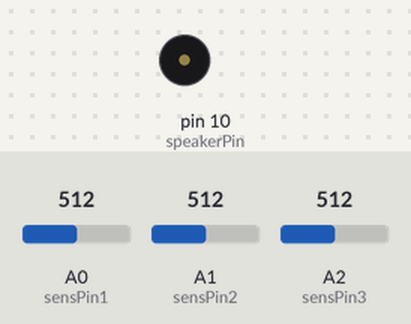
Simulated run of this sketch. Board: Arduino Uno, built with avr-gcc and run on an emulated ATmega328P. Parts: buzzer (waves = sounding). The inputs (shaded band) are chosen by the test bench; at power-on: A1 (sensPin2) = 512, A0 (sensPin1) = 512, A2 (sensPin3) = 512. What the sketch prints to the serial monitor is not drawn.

Above: at 1.2 s.
1.3 s: A1 (sensPin2) set to 306
At 1.8 s:
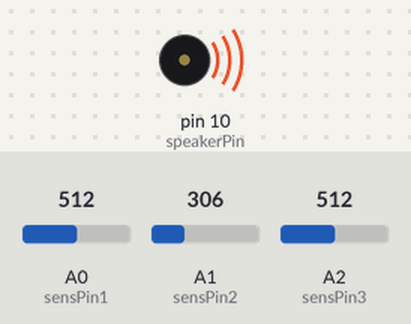
2.8 s: A0 (sensPin1) set to 716
At 3.3 s:
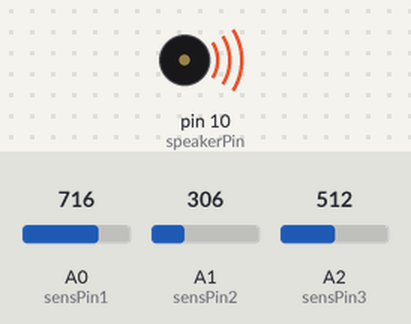
4.7 s: A0 (sensPin1) set to 900
At 5.7 s:
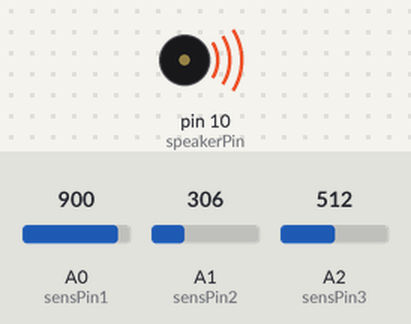
6.6 s: A1 (sensPin2) set to 122
At 7.5 s:
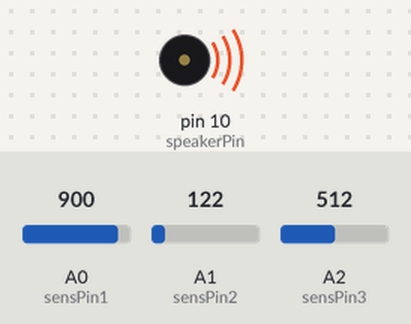
8.5 s: A1 (sensPin2) set to 0
At 9.2 s:
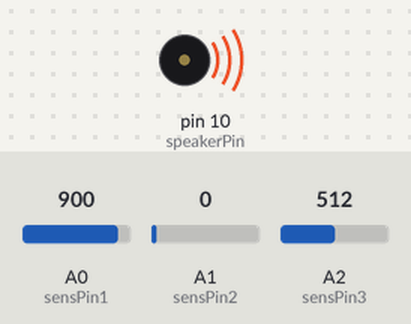
10.4 s: A0 (sensPin1) set to 1023
At 10.9 s:
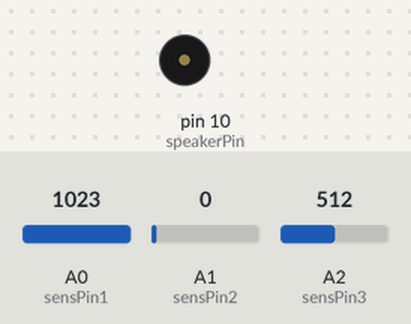
Timing chart, 0 to 13.3 s (numbered marks = the images above; inputs shaded):
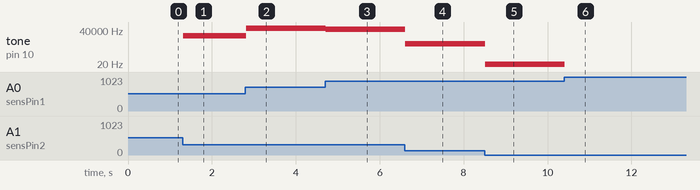

The sketch:

Music_Player_C.ino
```cpp
const int speakerPin = 10;
const int sensPin1 = A0;
const int sensPin2 = A1;
const int sensPin3 = A2;
const int sensPin4 = A3;

int sensVal1;
int sensVal2;
int sensVal3;
int sensVal4;
int mapVal1;
int mapVal2;
int mapVal3;
int mapVal4;
// Relative values are used here so you have to add 60 to 100 to them to get them
// into a nice audio range - added below
//int melody[] = {
   //1, 3, 5, 6, 8, 13, 10, 11, 13, 8, 11, 6, 6, 6, 5, 5, 3, 5, 3, 5, 1 };

// major scale
//int melody[] = {
  //1, 3, 5, 6, 8, 10, 12, 13, 15, 17, 18, 20, 22, 24, 25};

// mario midi
int melody[] = {
   10, 10, 10, 8, 10, 12, 5, 8, 5, 3, 6, 7, 7, 6, 5, 10, 12, 13, 11, 12, 10, 8, 9, 7, 8, 5, 3, 6, 7, 7, 6, 5, 10, 12, 13, 11, 12, 10, 9, 8, 7, 12, 11, 11, 10, 10, 5, 6, 8, 6, 8, 9, 12, 11, 11, 10, 10, 15, 15, 12,11,11,10,10,5,6,8,6,8,9,10,9,8,8,8,8,8,9,10,8,6,5,8,8,8,8,9,10};

// find the last note in the array index
int melodyMaxIndex = sizeof(melody) / sizeof(melody[0]);


void setup() {
    Serial.begin(9600);          // init. serial at 9600 baud
}

void loop() {
sensVal1 = analogRead(sensPin1);   // read the sensor
sensVal2 = analogRead(sensPin2);
sensVal3 = analogRead(sensPin3);
Serial.print(sensVal1, sensVal2);           // print the "raw" value
Serial.print("   ");             // print some spaces for clarity

// map melody to whole pot rotation
 mapVal1 = map(sensVal1, 0, 1023, 0, melodyMaxIndex);
 mapVal2 = map(sensVal2, 0, 1023, 100, 500);
 mapVal3 = map(sensVal3, 0, 1023, 0, 1);
 mapVal4 = map(sensVal4, 0, 1023, 0, 100);
Serial.println(mapVal1);
// the line below generates the frequecy of notes using the math for the well tempered scale
// which is the twelfth root of two. - Google that in Wikipedia for an explanation.
float note = pow(2+(float)mapVal3, ((float)( melody[mapVal1] + sensVal2)) / 12);   // add 100 to get pitch into better range
tone(speakerPin, note);
 delay(mapVal4);
}
```

Measured:
- after the input at 1.3 s, tone on pin 10 (speakerPin): silent → 10472 Hz at once
- after the input at 2.8 s, tone on pin 10 (speakerPin): 10472 Hz → 57448 Hz at once
- after the input at 4.7 s, tone on pin 10 (speakerPin): 57448 Hz → 49080 Hz at once
- after the input at 6.6 s, tone on pin 10 (speakerPin): 49080 Hz → 1933 Hz at once
- after the input at 8.5 s, tone on pin 10 (speakerPin): 1933 Hz → 1 Hz at once
- after the input at 10.4 s, tone on pin 10 (speakerPin): 1 Hz → silent at once
